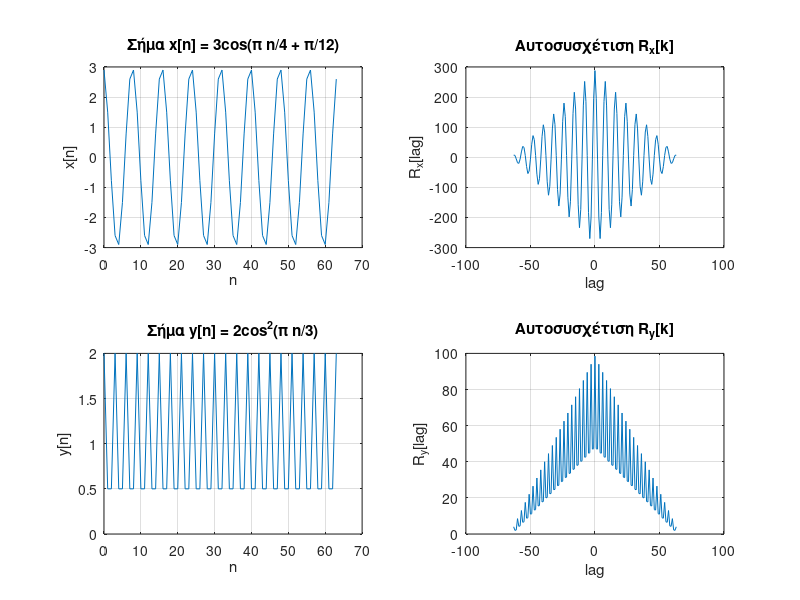

This figure's MATLAB source:
% Διάστημα δειγμάτων
N= 64;
n= 0:N-1;

%Σήματα
x= 3*cos(pi*n/4 + pi/12); % x[n]
y= 2*(cos(pi*n/3).^2);   % y[n]

%Αυτοσυσχέτιση με xcorr
[Rx, lags_x]= xcorr(x);
[Ry, lags_y]= xcorr(y);

%Εκτίμηση περιόδου από αυτοσυσχέτιση
%Για x[n]
[~, idx0_x]= max(Rx);
segment_x= Rx(idx0_x+1:end); %θέλουμε θετική μέγιστη μετατόπιση
[~, idx1_x]= max(segment_x);

%Για y[n]
[~, idx0_y]= max(Ry);
segment_y= Ry(idx0_y+1:end);
[~, idx1_y]= max(segment_y);

fprintf('Εκτιμώμενη περίοδος x[n]: %d δειγμάτα\n', idx1_x);
fprintf('Εκτιμώμενη περίοδος y[n]: %d δειγμάτα\n', idx1_y);

%Aποτελέσματα
figure;
subplot(2,2,1);
plot(n, x); grid on;
xlabel('n'); ylabel('x[n]');
title('Σήμα x[n] = 3cos(\pi n/4 + \pi/12)');

subplot(2,2,2);
plot(lags_x, Rx); grid on;
xlabel('lag'); ylabel('R_x[lag]');
title('Αυτοσυσχέτιση R_x[k]');

subplot(2,2,3);
plot(n, y); grid on;
xlabel('n'); ylabel('y[n]');
title('Σήμα y[n] = 2cos^2(\pi n/3)');

subplot(2,2,4);
plot(lags_y, Ry); grid on;
xlabel('lag'); ylabel('R_y[lag]');
title('Αυτοσυσχέτιση R_y[k]');
